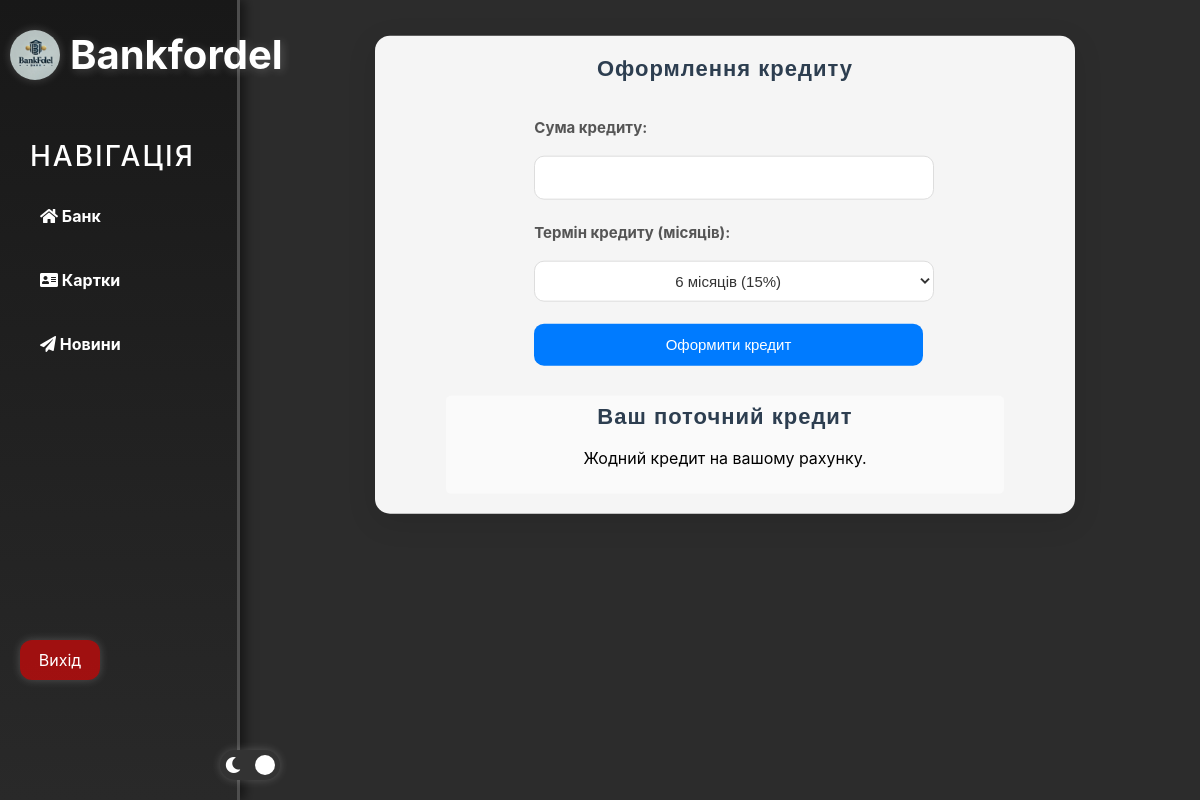
The app's page /cards/13/credit/add_credit/ (signed in), older data.
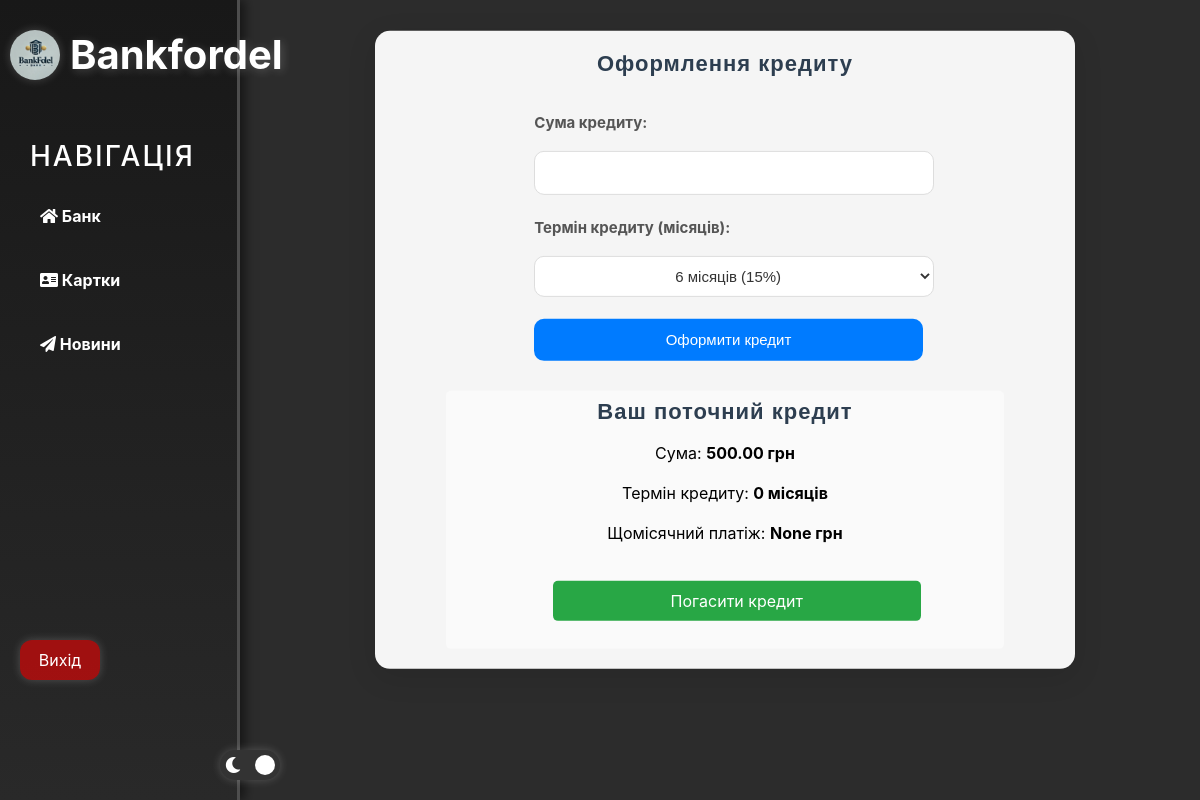
The same page, newer data.
### site_auth/models.py (models this page shows, shortened)
class CustomUser(AbstractUser):
    email = models.EmailField(unique=True)
    verification_code = models.CharField(max_length=6, blank=True, null=True)
    credit_balance = models.DecimalField(max_digits=10, decimal_places=2, default=0.00)

### cards/views.py (the view, shortened to what this page needs)
# urls.py: path('<int:pk>/credit/add_credit/', views.credit_view, name='add_credit'),
@login_required
def credit_view(request, pk):
    if not request.user.is_authenticated:
        return render(request, "cards/credit_plus.html")
    card = get_object_or_404(BankCard, pk=pk, user=request.user)
    user = request.user
    credit_term = request.session.get("credit_term", 0)
    monthly_payment = request.session.get("monthly_payment", None)
    return render(request, "cards/credit_plus.html", {
        "card": card,
        "user": user,
        "monthly_payment": monthly_payment,
        "credit_term": credit_term
    })

### templates/cards/credit_plus.html (shortened to what this page needs)
{% extends 'layout.html' %}
{% load static %}
{% block content %}
<link rel="stylesheet" href="{% static 'cards/css/add_credit.css' %}">
{% if user.is_authenticated %}
    <a href="{% url 'cards:card' pk=card.pk %}" class="back-button">← Назад</a>
    <div class="credit-wrapper">
        <div class="credit-container">
            <h2 class="credit-header">Оформлення кредиту</h2>
            <form method="post" class="credit-form">
                <label for="credit-amount" class="credit-form-label">Сума кредиту:</label>
                <input type="number" id="credit-amount" name="credit_amount" class="credit-input-field" min="500" max="50000" step="500" required>
                <label for="credit-term" class="credit-form-label">Термін кредиту (місяців):</label>
                <select id="credit-term" name="credit_term" class="credit-input-field">
                    <option value="6">6 місяців (15%)</option>
                </select>
                <button type="submit" name="take_credit" class="credit-submit-button">Оформити кредит</button>
            </form>
            <div class="current-credit">
                <h3 class="credit-header">Ваш поточний кредит</h3>
                {% if user.credit_balance > 0 %}
                    <p class="credit-term">Сума: <strong>{{ user.credit_balance }} грн</strong></p>
                    <p class="credit-info">Термін кредиту: <strong>{{ credit_term }} місяців</strong></p>
                    <p class="credit-info">Щомісячний платіж: <strong>{{ monthly_payment }} грн</strong></p>
                    <form method="post">
                        <button type="submit" name="repay_credit" class="credit-repay-button">Погасити кредит</button>
                    </form>
                {% else %}
                    <p class="credit-info">Жодний кредит на вашому рахунку.</p>
                {% endif %}
            </div>
        </div>
    </div>
{% endif %}
{% endblock %}

Row changes from the older to the newer data that the page shows:
now on this page (row edited): CustomUser: credit_balance "500.00"
changed CustomUser: credit_balance 0 → 500 (drawn)
Text that changed along with them:
{{ credit_term }}: (not shown) → "0"
{{ monthly_payment }}: (not shown) → "None"
text no longer shown: "Жодний кредит на вашому рахунку."
text now shown: "Сума: грн Термін кредиту: місяців Щомісячний платіж: грн Погасити кредит"
